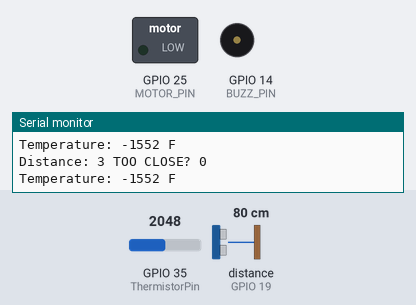
Bench run of a program on a simulated ESP32. Parts: switched loads named in the program (green lamp = pin HIGH), buzzer (waves = sounding), the last lines printed to the serial monitor. Wiring (inferred from the names in the program): ultrasonic range finder: trigger GPIO 18; echo GPIO 19. The inputs (shaded band) are chosen by the test bench; at power-on: distance to the obstacle (sensor on GPIO 19) 80 cm, GPIO 35 (ThermistorPin) = 2048. The echo pulse lasts 58.3 µs per cm; WiFi joins after 1.5 s; servers stay silent unless stated; random numbers use the default seed unless the program sets one; no MQTT or app messages arrive unless stated; pins used as bus, display or sensor lines are not drawn.

Above: at 2.7 s.
2.8 s: distance to the obstacle (sensor on GPIO 19) set to 76 cm
4.3 s: distance to the obstacle (sensor on GPIO 19) set to 67 cm
At 5.0 s:
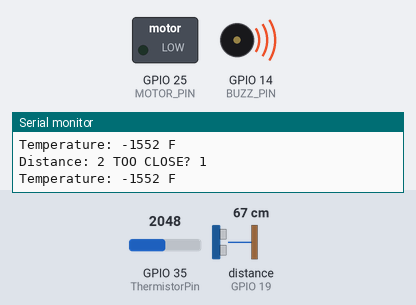
5.8 s: distance to the obstacle (sensor on GPIO 19) set to 120 cm
At 6.1 s:
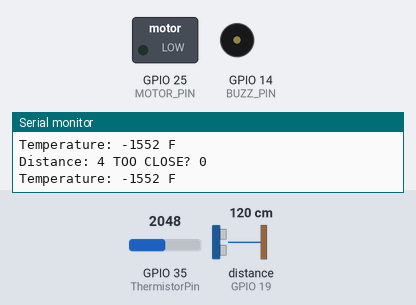
7.3 s: distance to the obstacle (sensor on GPIO 19) set to 2 cm
At 8.7 s:
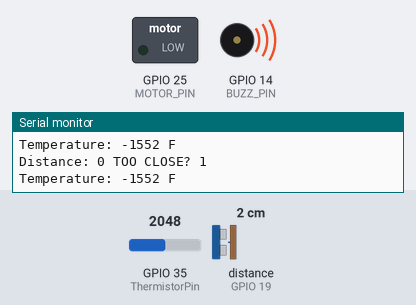
Timing chart, 0 to 9.9 s (numbered marks = the images above; inputs shaded):
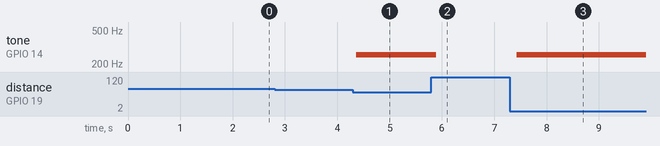

Measured:
- the behaviour switches between 73 and 72 cm on distance to the obstacle (sensor on GPIO 19) (found by bisection; images 0 and 1)
- after the input at 4.3 s, tone on GPIO 14 (BUZZ_PIN): silent → 256 Hz after 0.06 s
- after the input at 5.8 s, tone on GPIO 14 (BUZZ_PIN): 256 Hz → silent after 0.09 s
- after the input at 7.3 s, tone on GPIO 14 (BUZZ_PIN): silent → 256 Hz after 0.13 s

The program:

main.cpp
```cpp
#include <Arduino.h>
#include <WiFi.h>
#include <PubSubClient.h>
using namespace std;
#define MOTOR_PIN 25
//buzzer pin
#define BUZZ_PIN 14
//motor temp pin
#define ThermistorPin 35
int Vo;
//ultrasonic pin
#define TONE_PIN 12
#define trigPin 18
#define echoPin 19

// defines variables for ultrasonic
long duration;
int distance1 = 0;
bool distanceTooClose = LOW;

// Update these with values suitable for your network.
const char* ssid = "Mikey_Ilya";
const char* password = "mikeythegoat";
const char* mqtt_server = "test.mosquitto.org";
#define mqtt_port 1883
//#define MQTT_USER "james"
//#define MQTT_PASSWORD "wesr431bghj"
#define MQTT_SERIAL_PUBLISH_CH "csc113/serialdata/tx"
#define MQTT_SERIAL_SUBSCRIBE_CH "csc113/serialdata/tx"

#define MQTT_VELOCITY "csc113/controller/vel"
#define MQTT_STEER "csc113/controller/st"

#define MQTT_PROX "csc113/controller/prox"

#define MQTT_TEMP "csc113/controller/temp"

#define VRX_PIN  36 // ESP32 pin GPIO36 (ADC0) connected to VRX pin
#define VRY_PIN  39 // ESP32 pin GPIO39 (ADC0) connected to VRY pin

double dataFromClbk;

String valueX = ""; // to store the X-axis value
String valueY = ""; // to store the Y-axis value

WiFiClient wifiClient;

PubSubClient client(wifiClient);

void setup_wifi() {
    delay(10);
    // We start by connecting to a WiFi network // Test commit
    Serial.println();
    Serial.print("Connecting to ");
    Serial.println(ssid);
    WiFi.begin(ssid, password);
    while (WiFi.status() != WL_CONNECTED) {
      delay(500);
      Serial.print(".");
    }
    randomSeed(micros());
    Serial.println("");
    Serial.println("WiFi connected");
    Serial.println("IP address: ");
    Serial.println(WiFi.localIP());
}

void reconnect() {
  // Loop until we're reconnected
  while (!client.connected()) {
    Serial.print("Attempting MQTT connection...");
    // Create a random client ID
    String clientId = "ESP32Client-Shamash-";
    clientId += String(random(0xffff), HEX);
    // Attempt to connect
    //if (client.connect(clientId.c_str(),MQTT_USER,MQTT_PASSWORD))
    if (client.connect(clientId.c_str()) )
    {
      Serial.println("connected");
      // subscribe
      //client.subscribe(MQTT_SERIAL_SUBSCRIBE_CH);
      client.subscribe(MQTT_VELOCITY);
      //client.subscribe(MQTT_STEER);
    } else {
      Serial.print("failed, rc=");
      Serial.print(client.state());
      Serial.println(" try again in 5 seconds");
      // Wait 5 seconds before retrying
      delay(5000);
    }
  }
}

void callback(char* topic, byte *payload, unsigned int length) {
    //Serial.println("-------new message from broker-----");
    //Serial.print("channel:");
    //Serial.println(topic);
    //Serial.print("data:");
    String messageTemp;

    for (int i = 0; i < length; i++)
    {
      //Serial.print((char)payload[i]);
      messageTemp += ((char)payload[i]);
    }
    //Serial.write(payload, length);
    dataFromClbk = stod(messageTemp.c_str());
    //Serial.print(dataFromClbk);

  //stod to turn string to double
}

void ultrasonicSense()
{
  // Clears the trigPin
  digitalWrite(trigPin, LOW);
  delayMicroseconds(2);
  // Sets the trigPin on HIGH state for 10 micro seconds
  digitalWrite(trigPin, HIGH);
  delayMicroseconds(10);
  digitalWrite(trigPin, LOW);
  // Reads the echoPin, returns the sound wave travel time in microseconds
  duration = pulseIn(echoPin, HIGH);
  // Calculating the distance
  distance1 = duration * 0.034 / 48;
  // Prints the distance on the Serial Monitor
  Serial.print("Distance: ");
  Serial.print(distance1);
  if(distance1 <= 2)
    distanceTooClose = HIGH;
  else
    distanceTooClose = LOW;
  Serial.print(" TOO CLOSE? ");
  Serial.println(distanceTooClose);
}

void setup() {
  Serial.begin(9600);
  Serial.setTimeout(500);// Set time out for
  setup_wifi();
  client.setServer(mqtt_server, mqtt_port);
  client.setCallback(callback);
  reconnect();
  Serial.setTimeout(5000);
  pinMode(MOTOR_PIN, OUTPUT);
  while (! Serial);
    Serial.println("Speed 0 to 255");
  pinMode(trigPin, OUTPUT); // Sets the trigPin as an Output
  pinMode(echoPin, INPUT); // Sets the echoPin as an Input
}

void publishSerialData(const char *serialData){
  if (!client.connected()) {
    reconnect();
  }
  Serial.println(String("publishing: ") + serialData);

  client.publish(MQTT_SERIAL_PUBLISH_CH, serialData);
}

void loop() {
  client.loop();


  //valueX = analogRead(VRX_PIN);
  //valueY = analogRead(VRY_PIN);

  // read X and Y analog values
  int speed = dataFromClbk/8;
  if (speed >= 0 && speed <= 255) {
      if (speed !=0)
        {Serial.println(speed);}
      analogWrite(MOTOR_PIN, speed);
  }
  ultrasonicSense();
  client.publish(MQTT_PROX, to_string(distance1).c_str());

  if(distanceTooClose)
  {
    tone(BUZZ_PIN, 256);
  }
  else
    noTone(BUZZ_PIN);

  Vo = analogRead(ThermistorPin)-3600;

  Serial.print("Temperature: ");
  Serial.print(Vo);
  Serial.println(" F");
  client.publish(MQTT_TEMP, to_string(Vo).c_str());


  delay(300);
  //scale value of joystick so that it's between 0 and 255

  // print data to
  /**
  Serial.print("x = ");
  Serial.print(valueX);
  Serial.print(", y = ");
  Serial.println(valueY);
  */
 }
```
